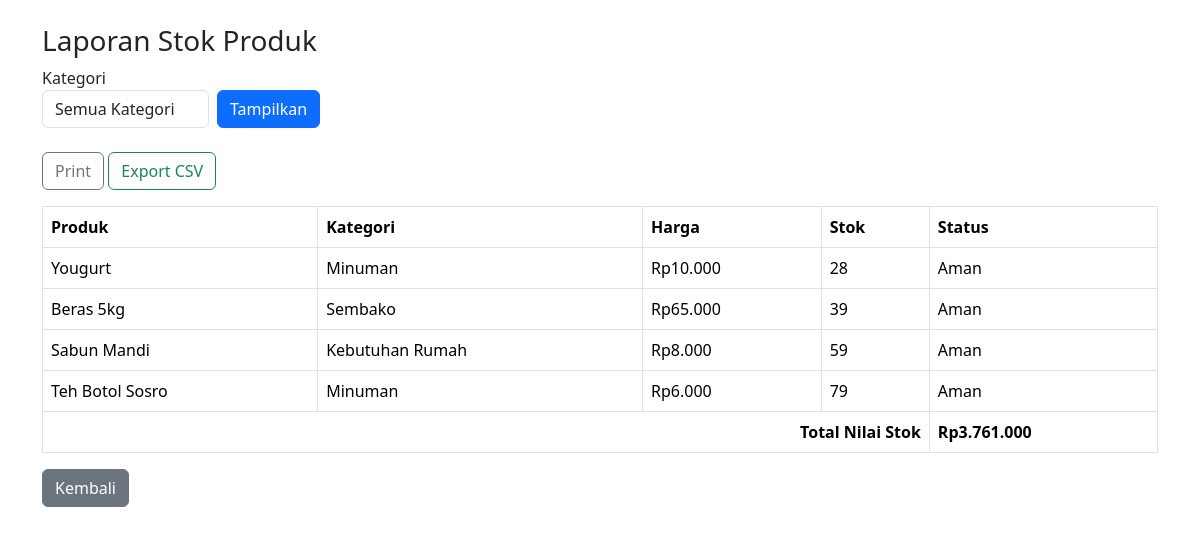
The page /laporan_stok.php (signed in) on the database its author committed.
### tables this page shows
CREATE TABLE `produk` (
  `id_produk` int NOT NULL,
  `nama_produk` varchar(100) NOT NULL,
  `kategori` varchar(50) DEFAULT NULL,
  `harga` int NOT NULL,
  `stok` int NOT NULL DEFAULT '0'
);

### laporan_stok.php (the view, shortened to what this page needs)
<?php
require "koneksi.php";
$kategori = $_GET['kategori'] ?? '';
if ($kategori !== '') {
    $stmt = mysqli_prepare($koneksi, "SELECT * FROM produk WHERE kategori = ? ORDER BY stok ASC");
    mysqli_stmt_bind_param($stmt, "s", $kategori);
    mysqli_stmt_execute($stmt);
    $data = mysqli_stmt_get_result($stmt);
} else {
    $data = mysqli_query($koneksi, "SELECT * FROM produk ORDER BY stok ASC");
}
$batas_stok_menipis = 20;
$total_nilai_stok   = 0;
$daftar_produk      = [];
while ($row = mysqli_fetch_assoc($data)) {
    $daftar_produk[] = $row;
    $total_nilai_stok += $row['harga'] * $row['stok'];
}
?>
<!DOCTYPE html>
<html lang="id">
<head>
  <link href="https://cdn.jsdelivr.net/npm/bootstrap@5.3.3/dist/css/bootstrap.min.css" rel="stylesheet">
</head>
<body>
<div class="container mt-4">
  <h3>Laporan Stok Produk</h3>
  <form method="GET" class="row g-2 align-items-end mb-4 no-print">
    <div class="col-auto">
      <label>Kategori</label>
      <select name="kategori" class="form-control">
        <option value="">Semua Kategori</option>
      </select>
    </div>
    <div class="col-auto">
      <button type="submit" class="btn btn-primary">Tampilkan</button>
    </div>
  </form>
  <div class="mb-3 no-print">
    <button onclick="window.print()" class="btn btn-outline-secondary">Print</button>
    <a class="btn btn-outline-success" href="?<?= http_build_query($_GET) ?>&export=csv">Export CSV</a>
  </div>
  <table class="table table-bordered">
    <tr>
      <th>Produk</th>
      <th>Kategori</th>
      <th>Harga</th>
      <th>Stok</th>
      <th>Status</th>
    </tr>
    <?php foreach ($daftar_produk as $row) { ?>
    <tr class="<?= $row['stok'] < $batas_stok_menipis ? 'table-danger' : '' ?>">
      <td><?= $row['nama_produk'] ?></td>
      <td><?= $row['kategori'] ?></td>
      <td>Rp<?= number_format($row['harga'], 0, ',', '.') ?></td>
      <td><?= $row['stok'] ?></td>
      <td>
        <?= $row['stok'] < $batas_stok_menipis ? 'Stok Menipis' : 'Aman' ?>
      </td>
    </tr>
    <?php } ?>
    <tr>
      <th colspan="4" class="text-end">Total Nilai Stok</th>
      <th>Rp<?= number_format($total_nilai_stok, 0, ',', '.') ?></th>
    </tr>
  </table>
  <a href="index.php" class="btn btn-secondary no-print mb-4">Kembali</a>
</div>
</body>
</html>

### rows shown on the page
produk: nama_produk "Yougurt", kategori "Minuman", harga "10.000", stok "28", shows "Aman"
produk: nama_produk "Beras 5kg", kategori "Sembako", harga "65.000", stok "39", shows "Aman"
produk: nama_produk "Sabun Mandi", kategori "Kebutuhan Rumah", harga "8.000", stok "59", shows "Aman"
produk: nama_produk "Teh Botol Sosro", kategori "Minuman", harga "6.000", stok "79", shows "Aman"

### other values the page prints
$total_nilai_stok "3.761.000"
